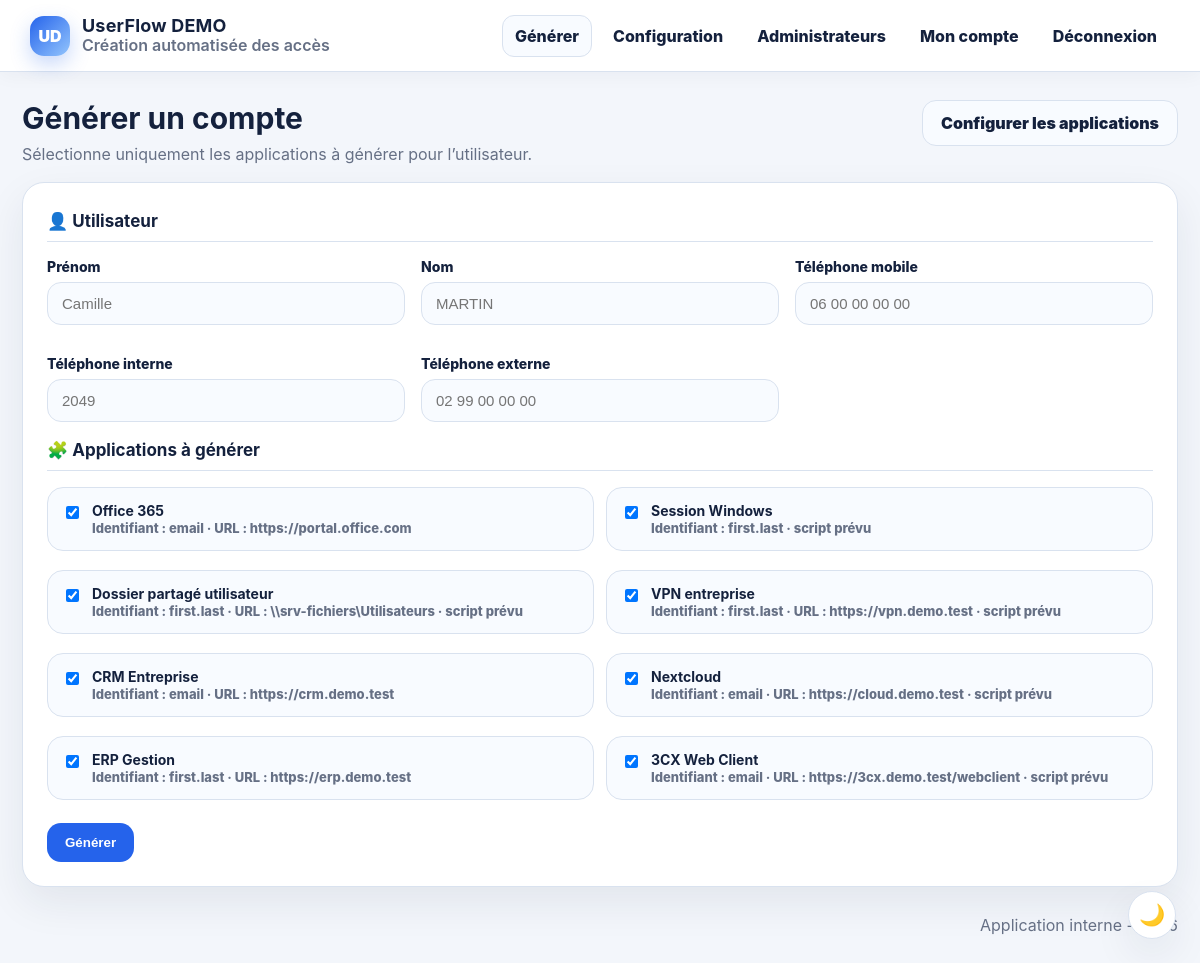
/index.php (signed in), run on the app's committed database.
### tables this page shows
CREATE TABLE settings (
  id INT PRIMARY KEY,
  company_name VARCHAR(190) NOT NULL DEFAULT 'UserFlow DEMO',
  mail_domain VARCHAR(190) NOT NULL DEFAULT 'demo.test',
  default_login_mode ENUM('flast','first.last','firstlast','email') NOT NULL DEFAULT 'first.last',
  password_length INT NOT NULL DEFAULT 12,
  logo_url VARCHAR(500) DEFAULT '',
  primary_color VARCHAR(20) DEFAULT '#2563eb'
);

CREATE TABLE applications (
  id INT AUTO_INCREMENT PRIMARY KEY,
  name VARCHAR(190) NOT NULL,
  active TINYINT(1) NOT NULL DEFAULT 1,
  login_mode ENUM('','flast','first.last','firstlast','email') NOT NULL DEFAULT '',
  sort_order INT NOT NULL DEFAULT 100,
  notes TEXT NULL,
  url VARCHAR(500) DEFAULT '',
  script_template MEDIUMTEXT NULL,
  created_at TIMESTAMP DEFAULT CURRENT_TIMESTAMP
);

### includes/db.php (called while the page is built, shortened)
<?php
function db(): PDO {
    static $pdo = null;
    if ($pdo === null) {
        $dsn = 'mysql:host='.DB_HOST.';dbname='.DB_NAME.';charset=utf8mb4';
        $pdo = new PDO($dsn, DB_USER, DB_PASS, [
            PDO::ATTR_ERRMODE => PDO::ERRMODE_EXCEPTION,
            PDO::ATTR_DEFAULT_FETCH_MODE => PDO::FETCH_ASSOC,
        ]);
    }
    return $pdo;
}

### includes/functions.php (called while the page is built, shortened)
<?php
require_once __DIR__.'/auth.php';
function get_settings(): array { return db()->query('SELECT * FROM settings WHERE id=1')->fetch() ?: []; }
function initials_from_company(string $name): string {
    $name = trim($name ?: 'UserFlow DEMO');
    $parts = preg_split('/\s+/', $name);
    $letters='';
    foreach($parts as $p){ if($p!=='') $letters .= mb_substr($p,0,1); if(mb_strlen($letters)>=2) break; }
    return mb_strtoupper($letters ?: 'UF');
}

### includes/auth.php (called while the page is built, shortened)
<?php
require_once __DIR__ . '/db.php';
function h($v): string { return htmlspecialchars((string)$v, ENT_QUOTES, 'UTF-8'); }
function current_user(): ?array {
    $st = db()->prepare('SELECT id,email,name,role,active FROM users WHERE id=? AND active=1');
    $st->execute([$_SESSION['user_id']]);
    return $st->fetch() ?: null;
}

### index.php (the view, shortened to what this page needs)
<?php
require_once __DIR__.'/includes/functions.php';
require_once __DIR__.'/includes/layout.php';
$apps=db()->query('SELECT * FROM applications WHERE active=1 ORDER BY sort_order,name')->fetchAll();
render_header('Génération','generate');
?>
<div class="page-head"><div><h1>Générer un compte</h1><p class="subtitle">Sélectionne uniquement les applications à générer pour l’utilisateur.</p></div><a class="btn secondary" href="admin.php">Configurer les applications</a></div>
<div class="card"><form method="post"><h2 class="section-title">👤 Utilisateur</h2><div class="grid-3"><div class="form-row"><label>Prénom</label><input name="first_name" required placeholder="Camille" value="<?=h($_POST['first_name']??'')?>"></div><div class="form-row"><label>Nom</label><input name="last_name" required placeholder="MARTIN" value="<?=h($_POST['last_name']??'')?>"></div><div class="form-row"><label>Téléphone mobile</label><input name="phone_mobile" placeholder="06 00 00 00 00" value="<?=h($_POST['phone_mobile']??'')?>"></div><div class="form-row"><label>Téléphone interne</label><input name="phone_internal" placeholder="2049" value="<?=h($_POST['phone_internal']??'')?>"></div><div class="form-row"><label>Téléphone externe</label><input name="phone_external" placeholder="02 99 00 00 00" value="<?=h($_POST['phone_external']??'')?>"></div></div><h2 class="section-title">🧩 Applications à générer</h2><div class="app-select"><?php foreach($apps as $app): ?><label class="check-card"><input type="checkbox" name="apps[]" value="<?= (int)$app['id'] ?>" checked><div><strong><?=h($app['name'])?></strong><br><span class="muted mini">Identifiant : <?=h($app['login_mode'] ?: 'par défaut')?><?php if(!empty($app['url'])): ?> · URL : <?=h($app['url'])?><?php endif; ?><?php if(!empty($app['script_template'])): ?> · script prévu<?php endif; ?></span></div></label><?php endforeach; ?></div><div class="actions" style="margin-top:16px"><button class="btn">Générer</button></div></form></div>
<?php render_footer(); ?>

### includes/layout.php (shortened to what this page needs)
<?php
require_once __DIR__.'/functions.php';
function render_header(string $title='', string $active='') {
    $u=current_user();
    $settings = [];
    try { $settings = get_settings(); } catch(Throwable $e) {}
    $company = $settings['company_name'] ?? 'UserFlow DEMO';
    $logo = $settings['logo_url'] ?? '';
    $color = sanitize_color($settings['primary_color'] ?? '#2563eb');
?><!doctype html><html lang="fr"><head><meta charset="utf-8"><meta name="viewport" content="width=device-width, initial-scale=1">
<title><?=h($title ? $title.' - UserFlow DEMO' : 'UserFlow DEMO')?></title><link rel="stylesheet" href="assets/style.css"><style>:root{--primary:<?=h($color)?>;--primary2:<?=h($color)?>}</style></head>
<body><header class="topbar"><div class="brand"><span class="logo <?= $logo ? 'has-image' : '' ?>"><?php if($logo): ?><img src="<?=h($logo)?>" alt="Logo"><?php else: ?><?=h(initials_from_company($company))?><?php endif; ?></span><div class="brand-text"><strong><?=h($company)?></strong><span>Création automatisée des accès</span></div></div>
<?php if($u): ?><nav class="nav"><a class="<?= $active==='generate'?'active':'' ?>" href="index.php">Générer</a><?php if($u['role']==='admin'): ?><a class="<?= $active==='config'?'active':'' ?>" href="admin.php">Configuration</a><a class="<?= $active==='users'?'active':'' ?>" href="users.php">Administrateurs</a><?php endif; ?><a class="<?= $active==='profile'?'active':'' ?>" href="profile.php">Mon compte</a><a href="logout.php">Déconnexion</a></nav><?php endif; ?></header><button type="button" class="theme-bubble" onclick="toggleTheme()" title="Mode clair / sombre"><span id="themeIcon">🌙</span></button><main class="container">
<?php }
function render_footer(){ ?>
</main><footer class="footer"><span>Application interne - <?=date('Y')?></span></footer><script src="assets/app.js"></script></body></html><?php }

### assets/style.css (style rules this page uses)
:root { --bg:#f3f6fb;--panel:#ffffff;--panel2:#f8fbff;--text:#14213d;--muted:#667085;--border:#d9e2ef;--primary:#2563eb;--primary2:#1d4ed8;--danger:#ef4444;--ok:#16a34a;--shadow:0 16px 40px rgba(20,33,61,.08) }
* { box-sizing:border-box }
body { margin:0;background:var(--bg);color:var(--text);font-family:Inter,Segoe UI,Arial,sans-serif }
.topbar { min-height:72px;background:var(--panel);border-bottom:1px solid var(--border);display:flex;align-items:center;justify-content:space-between;gap:20px;padding:0 30px;position:sticky;top:0;z-index:5;box-shadow:0 4px 18px rgba(20,33,61,.04) }
.brand { display:flex;align-items:center;gap:12px;min-width:280px }
.brand-text { display:flex;flex-direction:column;gap:1px;line-height:1.1 }
.brand strong { font-size:18px;letter-spacing:.2px }
.brand span:last-child { color:var(--muted);font-weight:600 }
.logo { width:40px;height:40px;border-radius:14px;background:linear-gradient(135deg,var(--primary),#93c5fd);display:inline-flex;align-items:center;justify-content:center;color:white;font-weight:900;box-shadow:0 8px 20px rgba(37,99,235,.25) }
.nav { margin-left:auto;display:flex;align-items:center;justify-content:flex-end;gap:8px;flex-wrap:wrap }
.nav a { color:var(--text);text-decoration:none;border:1px solid transparent;background:transparent;padding:10px 12px;border-radius:12px;font-weight:800 }
.nav a:hover,.nav a.active { background:var(--panel2);border-color:var(--border) }
.theme-bubble { position:fixed;right:24px;bottom:24px;width:48px;height:48px;border-radius:999px;border:1px solid var(--border);background:var(--panel);color:var(--text);box-shadow:var(--shadow);font-size:21px;cursor:pointer;z-index:20 }
.container { max-width:1240px;margin:28px auto;padding:0 22px }
.footer { max-width:1240px;margin:0 auto 28px;padding:0 22px;text-align:right;color:var(--muted) }
.card { background:var(--panel);border:1px solid var(--border);border-radius:22px;box-shadow:var(--shadow);padding:24px;margin-bottom:20px }
.page-head { display:flex;justify-content:space-between;align-items:flex-start;gap:16px;margin-bottom:18px }
.page-head h1,h1 { margin:0;font-size:30px }
.subtitle { color:var(--muted);margin:8px 0 0 }
.grid-3 { display:grid;grid-template-columns:repeat(3,1fr);gap:16px }
.section-title { font-size:17px;margin:4px 0 16px;padding-bottom:10px;border-bottom:1px solid var(--border);display:flex;gap:8px;align-items:center }
.form-row { margin-bottom:14px }
label { display:block;font-weight:800;font-size:14px;margin-bottom:7px }
input,select,textarea { width:100%;border:1px solid var(--border);background:var(--panel2);color:var(--text);border-radius:14px;padding:12px 14px;font-size:15px }
.btn { display:inline-flex;align-items:center;justify-content:center;border:0;border-radius:14px;background:var(--primary);color:#fff;padding:12px 18px;font-weight:900;text-decoration:none;cursor:pointer }
.btn.secondary { background:var(--panel2);color:var(--text);border:1px solid var(--border) }
.actions { display:flex;gap:10px;align-items:center;flex-wrap:wrap }
.muted { color:var(--muted) }
.app-select { display:grid;grid-template-columns:repeat(2,1fr);gap:12px }
.check-card { border:1px solid var(--border);border-radius:16px;padding:14px;background:var(--panel2);display:flex;gap:10px;align-items:flex-start }
.check-card input { width:auto;margin-top:4px }
.mini { font-size:13px }

### data on the page
settings: company_name "UD", company_name "UserFlow DEMO"
applications: name "Office 365", login_mode "email", url "https://portal.office.com"
applications: name "Session Windows", login_mode "first.last", shows "· script prévu"
applications: name "Dossier partagé utilisateur", login_mode "first.last", url "\\\\srv-fichiers\\Utilisateurs", shows "· script prévu"
applications: name "VPN entreprise", login_mode "first.last", url "https://vpn.demo.test", shows "· script prévu"
applications: name "CRM Entreprise", login_mode "email", url "https://crm.demo.test"
applications: name "Nextcloud", login_mode "email", url "https://cloud.demo.test", shows "· script prévu"
applications: name "ERP Gestion", login_mode "first.last", url "https://erp.demo.test"
applications: name "3CX Web Client", login_mode "email", url "https://3cx.demo.test/webclient", shows "· script prévu"
